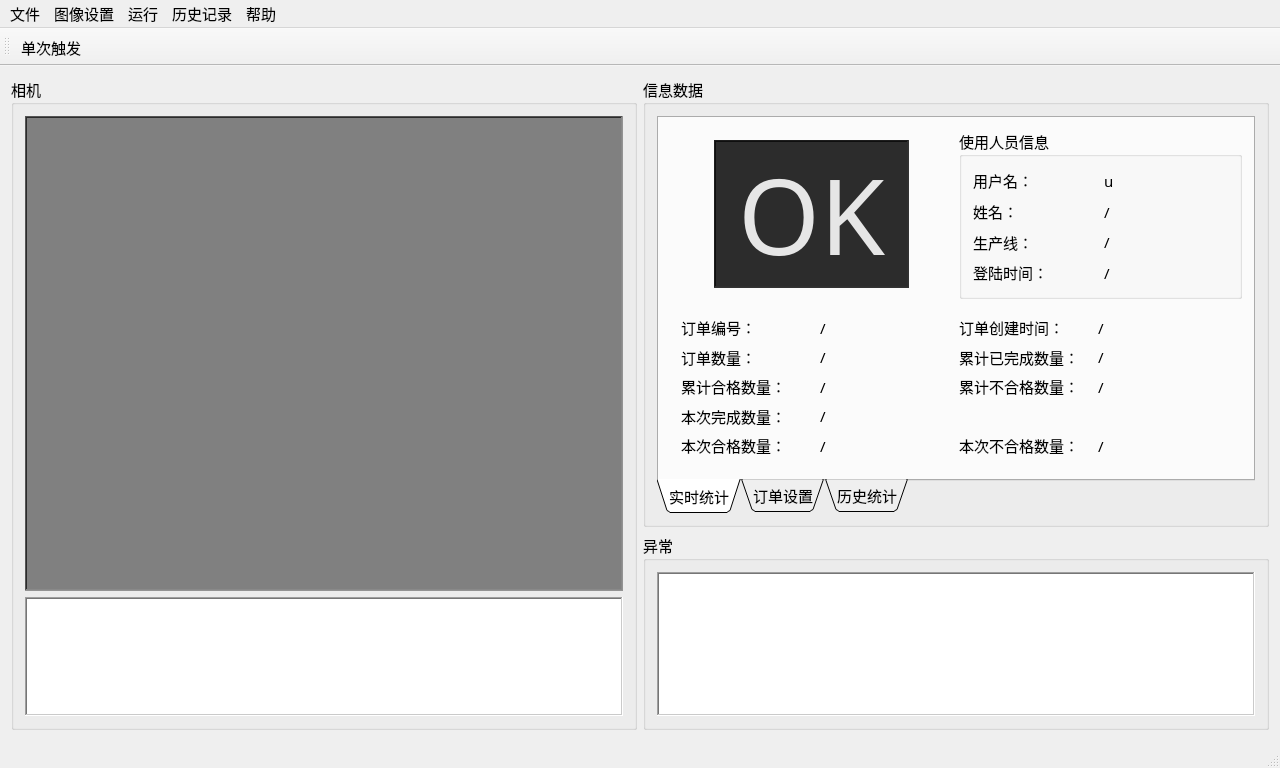
<?xml version="1.0" encoding="UTF-8"?>
<ui version="4.0">
 <class>projectClass</class>
 <widget class="QMainWindow" name="projectClass">
  <property name="geometry">
   <rect>
    <x>0</x>
    <y>0</y>
    <width>1280</width>
    <height>768</height>
   </rect>
  </property>
  <property name="font">
   <font>
    <family>黑体</family>
    <pointsize>11</pointsize>
   </font>
  </property>
  <property name="windowTitle">
   <string>project</string>
  </property>
  <widget class="QWidget" name="centralWidget">
   <layout class="QGridLayout" name="gridLayout" rowstretch="6,4">
    <item row="0" column="0" rowspan="2">
     <widget class="QGroupBox" name="groupBoxCamera">
      <property name="title">
       <string>相机</string>
      </property>
      <layout class="QGridLayout" name="gridLayout_3" rowstretch="8,2">
       <item row="0" column="0">
        <widget class="QLabel" name="labelCameraDisplay">
         <property name="sizePolicy">
          <sizepolicy hsizetype="Ignored" vsizetype="Ignored">
           <horstretch>0</horstretch>
           <verstretch>0</verstretch>
          </sizepolicy>
         </property>
         <property name="styleSheet">
          <string notr="true">background:gray</string>
         </property>
         <property name="frameShape">
          <enum>QFrame::WinPanel</enum>
         </property>
         <property name="frameShadow">
          <enum>QFrame::Sunken</enum>
         </property>
         <property name="text">
          <string/>
         </property>
         <property name="alignment">
          <set>Qt::AlignCenter</set>
         </property>
        </widget>
       </item>
       <item row="1" column="0">
        <widget class="QListWidget" name="listWidgetCameras">
         <property name="frameShape">
          <enum>QFrame::WinPanel</enum>
         </property>
         <property name="editTriggers">
          <set>QAbstractItemView::NoEditTriggers</set>
         </property>
         <property name="flow">
          <enum>QListView::LeftToRight</enum>
         </property>
        </widget>
       </item>
      </layout>
     </widget>
    </item>
    <item row="0" column="1">
     <widget class="QGroupBox" name="groupBoxData">
      <property name="title">
       <string>信息数据</string>
      </property>
      <layout class="QGridLayout" name="gridLayout_2">
       <item row="0" column="0">
        <widget class="QTabWidget" name="tabWidget">
         <property name="sizePolicy">
          <sizepolicy hsizetype="Expanding" vsizetype="Expanding">
           <horstretch>0</horstretch>
           <verstretch>0</verstretch>
          </sizepolicy>
         </property>
         <property name="tabPosition">
          <enum>QTabWidget::South</enum>
         </property>
         <property name="tabShape">
          <enum>QTabWidget::Triangular</enum>
         </property>
         <property name="currentIndex">
          <number>0</number>
         </property>
         <widget class="QWidget" name="tabRealTimeStatistics">
          <attribute name="title">
           <string>实时统计</string>
          </attribute>
          <layout class="QGridLayout" name="gridLayout_13" rowstretch="5,5" columnstretch="5,5">
           <item row="0" column="0">
            <widget class="QWidget" name="widget" native="true">
             <layout class="QGridLayout" name="gridLayout_6" columnstretch="1,6,1">
              <item row="0" column="1">
               <widget class="QLabel" name="label_7">
                <property name="font">
                 <font>
                  <family>黑体</family>
                  <pointsize>79</pointsize>
                 </font>
                </property>
                <property name="styleSheet">
                 <string notr="true">background:#2c2c2c;color:#e6e6e6</string>
                </property>
                <property name="frameShape">
                 <enum>QFrame::WinPanel</enum>
                </property>
                <property name="frameShadow">
                 <enum>QFrame::Sunken</enum>
                </property>
                <property name="text">
                 <string>OK</string>
                </property>
                <property name="textFormat">
                 <enum>Qt::AutoText</enum>
                </property>
                <property name="scaledContents">
                 <bool>false</bool>
                </property>
                <property name="alignment">
                 <set>Qt::AlignCenter</set>
                </property>
                <property name="wordWrap">
                 <bool>false</bool>
                </property>
               </widget>
              </item>
              <item row="0" column="0">
               <spacer name="horizontalSpacer">
                <property name="orientation">
                 <enum>Qt::Horizontal</enum>
                </property>
                <property name="sizeHint" stdset="0">
                 <size>
                  <width>40</width>
                  <height>20</height>
                 </size>
                </property>
               </spacer>
              </item>
              <item row="0" column="2">
               <spacer name="horizontalSpacer_2">
                <property name="orientation">
                 <enum>Qt::Horizontal</enum>
                </property>
                <property name="sizeHint" stdset="0">
                 <size>
                  <width>40</width>
                  <height>20</height>
                 </size>
                </property>
               </spacer>
              </item>
             </layout>
            </widget>
           </item>
           <item row="0" column="1">
            <widget class="QGroupBox" name="groupBox">
             <property name="title">
              <string>使用人员信息</string>
             </property>
             <property name="flat">
              <bool>true</bool>
             </property>
             <layout class="QGridLayout" name="gridLayout_5">
              <item row="0" column="0">
               <widget class="QLabel" name="label">
                <property name="text">
                 <string>用户名：</string>
                </property>
                <property name="alignment">
                 <set>Qt::AlignLeading|Qt::AlignLeft|Qt::AlignVCenter</set>
                </property>
               </widget>
              </item>
              <item row="0" column="1">
               <widget class="QLabel" name="labelUserID">
                <property name="text">
                 <string>u</string>
                </property>
               </widget>
              </item>
              <item row="1" column="0">
               <widget class="QLabel" name="label_2">
                <property name="text">
                 <string>姓名：</string>
                </property>
               </widget>
              </item>
              <item row="1" column="1">
               <widget class="QLabel" name="labelTrueName">
                <property name="text">
                 <string>/</string>
                </property>
               </widget>
              </item>
              <item row="2" column="0">
               <widget class="QLabel" name="label_3">
                <property name="text">
                 <string>生产线：</string>
                </property>
               </widget>
              </item>
              <item row="2" column="1">
               <widget class="QLabel" name="labelProductionLine">
                <property name="text">
                 <string>/</string>
                </property>
               </widget>
              </item>
              <item row="3" column="0">
               <widget class="QLabel" name="label_10">
                <property name="text">
                 <string>登陆时间：</string>
                </property>
               </widget>
              </item>
              <item row="3" column="1">
               <widget class="QLabel" name="labelOnlineStartTime">
                <property name="text">
                 <string>/</string>
                </property>
               </widget>
              </item>
             </layout>
            </widget>
           </item>
           <item row="1" column="0" colspan="2">
            <widget class="QWidget" name="widget_2" native="true">
             <layout class="QGridLayout" name="gridLayout_7">
              <item row="1" column="2">
               <widget class="QLabel" name="label_16">
                <property name="text">
                 <string>累计已完成数量：</string>
                </property>
               </widget>
              </item>
              <item row="2" column="0">
               <widget class="QLabel" name="label_17">
                <property name="text">
                 <string>累计合格数量：</string>
                </property>
               </widget>
              </item>
              <item row="4" column="0">
               <widget class="QLabel" name="label_14">
                <property name="text">
                 <string>本次合格数量：</string>
                </property>
               </widget>
              </item>
              <item row="4" column="1">
               <widget class="QLabel" name="labelNowOKQuantity">
                <property name="text">
                 <string>/</string>
                </property>
               </widget>
              </item>
              <item row="2" column="1">
               <widget class="QLabel" name="labelAlreadyOKQuantity">
                <property name="text">
                 <string>/</string>
                </property>
               </widget>
              </item>
              <item row="3" column="1">
               <widget class="QLabel" name="labelNowFinishQuantity">
                <property name="text">
                 <string>/</string>
                </property>
               </widget>
              </item>
              <item row="1" column="0">
               <widget class="QLabel" name="label_9">
                <property name="text">
                 <string>订单数量：</string>
                </property>
               </widget>
              </item>
              <item row="0" column="1">
               <widget class="QLabel" name="labelOrderNumber">
                <property name="text">
                 <string>/</string>
                </property>
               </widget>
              </item>
              <item row="0" column="2">
               <widget class="QLabel" name="label_13">
                <property name="text">
                 <string>订单创建时间：</string>
                </property>
               </widget>
              </item>
              <item row="4" column="2">
               <widget class="QLabel" name="label_15">
                <property name="text">
                 <string>本次不合格数量：</string>
                </property>
               </widget>
              </item>
              <item row="1" column="1">
               <widget class="QLabel" name="labelOrderQuantity">
                <property name="text">
                 <string>/</string>
                </property>
               </widget>
              </item>
              <item row="3" column="0">
               <widget class="QLabel" name="label_12">
                <property name="text">
                 <string>本次完成数量：</string>
                </property>
               </widget>
              </item>
              <item row="0" column="0">
               <widget class="QLabel" name="label_8">
                <property name="text">
                 <string>订单编号：</string>
                </property>
               </widget>
              </item>
              <item row="2" column="2">
               <widget class="QLabel" name="label_18">
                <property name="text">
                 <string>累计不合格数量：</string>
                </property>
               </widget>
              </item>
              <item row="0" column="3">
               <widget class="QLabel" name="labelCreateTime">
                <property name="text">
                 <string>/</string>
                </property>
               </widget>
              </item>
              <item row="1" column="3">
               <widget class="QLabel" name="labelAlreadyFinishQuantity">
                <property name="text">
                 <string>/</string>
                </property>
               </widget>
              </item>
              <item row="2" column="3">
               <widget class="QLabel" name="labelAlreadyNGQuantity">
                <property name="text">
                 <string>/</string>
                </property>
               </widget>
              </item>
              <item row="4" column="3">
               <widget class="QLabel" name="labelNowNGQuantity">
                <property name="text">
                 <string>/</string>
                </property>
               </widget>
              </item>
             </layout>
            </widget>
           </item>
          </layout>
         </widget>
         <widget class="QWidget" name="tabDataSetting">
          <attribute name="title">
           <string>订单设置</string>
          </attribute>
          <widget class="QWidget" name="widget_3" native="true">
           <property name="geometry">
            <rect>
             <x>0</x>
             <y>0</y>
             <width>600</width>
             <height>170</height>
            </rect>
           </property>
           <layout class="QGridLayout" name="gridLayout_11">
            <item row="0" column="0" colspan="3">
             <widget class="QTreeWidget" name="treeWidgetOrderNumberToUser">
              <column>
               <property name="text">
                <string>订单编号-用户名</string>
               </property>
              </column>
              <column>
               <property name="text">
                <string>已完成数量</string>
               </property>
              </column>
              <column>
               <property name="text">
                <string>未完成数量</string>
               </property>
              </column>
             </widget>
            </item>
            <item row="0" column="3" rowspan="2">
             <widget class="QGroupBox" name="groupBox_3">
              <property name="title">
               <string>详细信息</string>
              </property>
              <layout class="QGridLayout" name="gridLayout_10">
               <item row="0" column="0">
                <widget class="QLabel" name="label_20">
                 <property name="text">
                  <string>用户名：</string>
                 </property>
                </widget>
               </item>
               <item row="1" column="0">
                <widget class="QLabel" name="label_22">
                 <property name="text">
                  <string>需完成数量：</string>
                 </property>
                </widget>
               </item>
               <item row="1" column="1" colspan="2">
                <widget class="QLineEdit" name="lineEditLoadOrderNumberUserTargetQuantity"/>
               </item>
               <item row="2" column="0">
                <widget class="QLabel" name="label_21">
                 <property name="text">
                  <string>未完成数量：</string>
                 </property>
                </widget>
               </item>
               <item row="2" column="1" colspan="2">
                <widget class="QLineEdit" name="lineEditLoadOrderNumberUserTargetUnFinishQuantity">
                 <property name="text">
                  <string/>
                 </property>
                </widget>
               </item>
               <item row="3" column="0" colspan="2">
                <spacer name="horizontalSpacer_4">
                 <property name="orientation">
                  <enum>Qt::Horizontal</enum>
                 </property>
                 <property name="sizeHint" stdset="0">
                  <size>
                   <width>220</width>
                   <height>20</height>
                  </size>
                 </property>
                </spacer>
               </item>
               <item row="3" column="2">
                <widget class="QPushButton" name="buttonSureInLoadOrderNumber">
                 <property name="text">
                  <string>确认修改</string>
                 </property>
                </widget>
               </item>
               <item row="0" column="1" colspan="2">
                <widget class="QComboBox" name="comboBoxLoadOrderNumberUsers">
                 <item>
                  <property name="text">
                   <string>(add new user)</string>
                  </property>
                 </item>
                </widget>
               </item>
              </layout>
             </widget>
            </item>
            <item row="1" column="0">
             <widget class="QLabel" name="label_4">
              <property name="text">
               <string>订单编号：</string>
              </property>
             </widget>
            </item>
            <item row="1" column="1">
             <widget class="QLineEdit" name="lineEditToLoadOrderNumber"/>
            </item>
            <item row="1" column="2">
             <widget class="QPushButton" name="buttonToLoadOrderNumber">
              <property name="text">
               <string>加载</string>
              </property>
             </widget>
            </item>
           </layout>
          </widget>
          <widget class="QWidget" name="widget_4" native="true">
           <property name="geometry">
            <rect>
             <x>0</x>
             <y>170</y>
             <width>600</width>
             <height>170</height>
            </rect>
           </property>
           <layout class="QGridLayout" name="gridLayout_9">
            <item row="0" column="0" colspan="3">
             <widget class="QTreeWidget" name="treeWidgetUserToOrderNumber">
              <column>
               <property name="text">
                <string>用户名-订单编号</string>
               </property>
              </column>
              <column>
               <property name="text">
                <string>已完成数量</string>
               </property>
              </column>
              <column>
               <property name="text">
                <string>未完成数量</string>
               </property>
              </column>
             </widget>
            </item>
            <item row="0" column="3" rowspan="2">
             <widget class="QGroupBox" name="groupBox_2">
              <property name="title">
               <string>详细信息</string>
              </property>
              <layout class="QGridLayout" name="gridLayout_8">
               <item row="0" column="0">
                <widget class="QLabel" name="label_6">
                 <property name="text">
                  <string>订单编号：</string>
                 </property>
                </widget>
               </item>
               <item row="0" column="1" colspan="2">
                <widget class="QComboBox" name="comboBoxLoadUserOrderNumbers">
                 <item>
                  <property name="text">
                   <string>(add new order)</string>
                  </property>
                 </item>
                </widget>
               </item>
               <item row="1" column="0">
                <widget class="QLabel" name="label_11">
                 <property name="text">
                  <string>需完成数量：</string>
                 </property>
                </widget>
               </item>
               <item row="1" column="1" colspan="2">
                <widget class="QLineEdit" name="lineEditLoadUserOrderNumberTargetQuantity"/>
               </item>
               <item row="2" column="0">
                <widget class="QLabel" name="label_19">
                 <property name="text">
                  <string>未完成数量：</string>
                 </property>
                </widget>
               </item>
               <item row="2" column="1" colspan="2">
                <widget class="QLineEdit" name="lineEditLoadUserOrderNumberTargetUnFinishQuantity">
                 <property name="text">
                  <string/>
                 </property>
                </widget>
               </item>
               <item row="3" column="0" colspan="2">
                <spacer name="horizontalSpacer_3">
                 <property name="orientation">
                  <enum>Qt::Horizontal</enum>
                 </property>
                 <property name="sizeHint" stdset="0">
                  <size>
                   <width>199</width>
                   <height>20</height>
                  </size>
                 </property>
                </spacer>
               </item>
               <item row="3" column="2">
                <widget class="QPushButton" name="buttonSureInLoadUser">
                 <property name="text">
                  <string>确认修改</string>
                 </property>
                </widget>
               </item>
              </layout>
             </widget>
            </item>
            <item row="1" column="0">
             <widget class="QLabel" name="label_5">
              <property name="text">
               <string>用户名：</string>
              </property>
             </widget>
            </item>
            <item row="1" column="1">
             <widget class="QLineEdit" name="lineEditToLoadUser"/>
            </item>
            <item row="1" column="2">
             <widget class="QPushButton" name="buttonToLoadUser">
              <property name="text">
               <string>加载</string>
              </property>
             </widget>
            </item>
           </layout>
          </widget>
         </widget>
         <widget class="QWidget" name="tabHistoricalStatistics">
          <attribute name="title">
           <string>历史统计</string>
          </attribute>
         </widget>
        </widget>
       </item>
      </layout>
     </widget>
    </item>
    <item row="1" column="1">
     <widget class="QGroupBox" name="groupBoxError">
      <property name="title">
       <string>异常</string>
      </property>
      <layout class="QGridLayout" name="gridLayout_4">
       <item row="0" column="0">
        <widget class="QListWidget" name="listWidgetError">
         <property name="frameShape">
          <enum>QFrame::WinPanel</enum>
         </property>
         <property name="editTriggers">
          <set>QAbstractItemView::NoEditTriggers</set>
         </property>
         <property name="flow">
          <enum>QListView::TopToBottom</enum>
         </property>
        </widget>
       </item>
      </layout>
     </widget>
    </item>
   </layout>
  </widget>
  <widget class="QMenuBar" name="menuBar">
   <property name="geometry">
    <rect>
     <x>0</x>
     <y>0</y>
     <width>1280</width>
     <height>23</height>
    </rect>
   </property>
   <widget class="QMenu" name="menu">
    <property name="title">
     <string>文件</string>
    </property>
   </widget>
   <widget class="QMenu" name="menuImageSetting">
    <property name="title">
     <string>图像设置</string>
    </property>
    <addaction name="actionImageSetting"/>
   </widget>
   <widget class="QMenu" name="menu_3">
    <property name="title">
     <string>历史记录</string>
    </property>
    <addaction name="actionLog"/>
   </widget>
   <widget class="QMenu" name="menu_4">
    <property name="title">
     <string>帮助</string>
    </property>
    <addaction name="actionAbout"/>
   </widget>
   <widget class="QMenu" name="menuRun">
    <property name="title">
     <string>运行</string>
    </property>
   </widget>
   <addaction name="menu"/>
   <addaction name="menuImageSetting"/>
   <addaction name="menuRun"/>
   <addaction name="menu_3"/>
   <addaction name="menu_4"/>
  </widget>
  <widget class="QToolBar" name="mainToolBar">
   <attribute name="toolBarArea">
    <enum>TopToolBarArea</enum>
   </attribute>
   <attribute name="toolBarBreak">
    <bool>false</bool>
   </attribute>
   <addaction name="actionSignal"/>
  </widget>
  <widget class="QStatusBar" name="statusBar"/>
  <action name="actionAbout">
   <property name="text">
    <string>About</string>
   </property>
  </action>
  <action name="actionLog">
   <property name="text">
    <string>Log</string>
   </property>
  </action>
  <action name="actionImageSetting">
   <property name="text">
    <string>ImageSetting</string>
   </property>
  </action>
  <action name="actionSignal">
   <property name="icon">
    <iconset>
     <normaloff>Icon/Signal.png</normaloff>Icon/Signal.png</iconset>
   </property>
   <property name="text">
    <string>单次触发</string>
   </property>
  </action>
 </widget>
 <layoutdefault spacing="6" margin="11"/>
 <resources>
  <include location="MyView.qrc"/>
 </resources>
 <connections/>
</ui>
